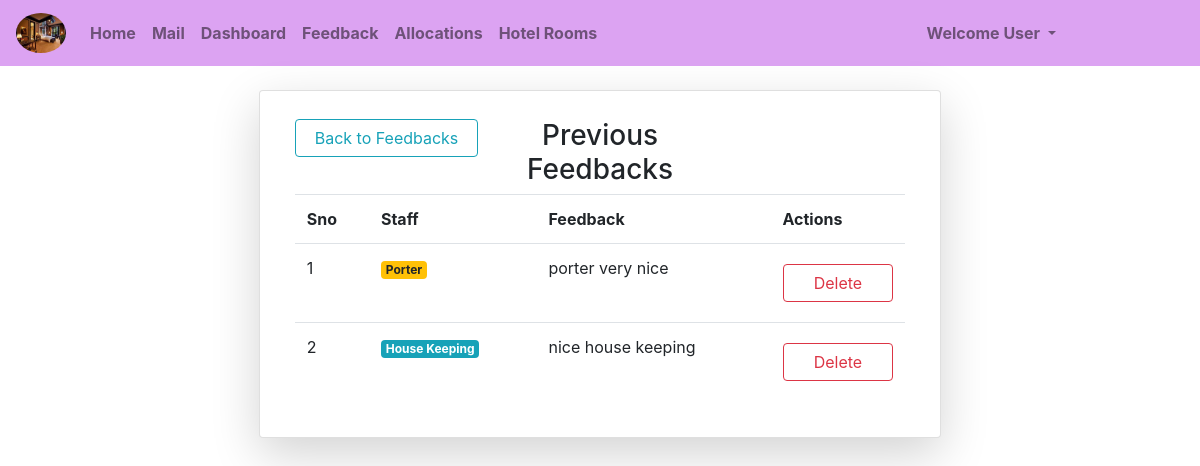
/prevfb/ (signed in), run on the app's committed database.
### hmsapp/models.py (models this page shows)
class User(AbstractUser):
    gn=[
        ('0','---Select Gender---'),
        ('1','Female'),
        ('2','Male')
    ]
    ro1=[
        ('Guest','Guest'),
        ('User','User'),
        ('Staff','Staff'),
    ]
    ro2=[
        ('0','---Select Staff Type---'),
        ('Receptionist','Receptionist'),
        ('House Keeping','House Keeping'),
        ('Porter','Porter'),
        ('Restaurant Staff','Restaurant Staff'),
    ]
    cid=models.CharField(max_length=10,default="")
    gndr=models.CharField(choices=gn,default='0',max_length=10)
    role1=models.CharField(choices=ro1,default='Guest',max_length=10)
    role2=models.CharField(choices=ro2,default='0',max_length=20)
    mbl=models.CharField(max_length=10,default="")
    adrs=models.CharField(max_length=200,default="")
    pfimag=models.ImageField(upload_to='Profiles/',default='prof.png')
    dob=models.DateField(null=True,blank=True)
    pfupd=models.BooleanField(default=False)

class Feedback(models.Model):
    t=[
        ('0','---Select Staff Type---'),
        ('Receptionist','Receptionist'),
        ('House Keeping','House Keeping'),
        ('Porter','Porter'),
        ('Restaurant Staff','Restaurant Staff'),
    ]
    fdtp=models.CharField(choices=t,default='0',max_length=20)
    fd=models.CharField(max_length=200)
    feed=models.ForeignKey(User,on_delete=models.CASCADE)

### hmsapp/views.py (the view)
# urls.py: path('prevfb/',prevfb,name="pfb"),
def prevfb(request):
    k=Feedback.objects.filter(feed_id=request.user.id)
    return render(request,'html/prevfeedback.html',{'m':k})

### templates/html/prevfeedback.html (shortened to what this page needs)
{% extends 'html/base.html' %}
{% block content %}
<div class="container-fluid mt-4">
    <div class="card col-md-7 mx-auto shadow-lg">
        <div class="card-body">
            <div class="row">
                <div class="col">
                    <a href="{% url 'fd' %}" class="form-control my-2 btn btn-outline-info">Back to Feedbacks</a>
                </div>
                <div class="col mt-2">
                    <h3 style="text-align: center;">Previous Feedbacks</h3>
                </div>
                <div class="col"></div>
            </div>
            <table class="table">
                <tr>
                    <th>Sno</th>
                    <th>Staff</th>
                    <th>Feedback</th>
                    <th>Actions</th>
                </tr>
                {% for i in m %}
                    <tr>
                        <td>{{forloop.counter}}</td>
                        <td>
                            {% if i.fdtp == 'Receptionist' %}
                                <p class="badge badge-danger">Receptionist</p>
                            {% elif i.fdtp == 'House Keeping' %}
                                <p class="badge badge-info">House Keeping</p>
                            {% elif i.fdtp == 'Porter' %}
                                <p class="badge badge-warning">Porter</p>
                            {% elif i.fdtp == 'Restaurant Staff' %}
                                <p class="badge badge-primary">Restaurant Staff</p>
                            {% endif %}
                        </td>
                        <td>{{i.fd}}</td>
                        <td>
                            <div class="row">
                                <div class="col">
                                    <a href="{% url 'dfb' i.id %}" class="form-control my-2 btn btn-outline-danger">Delete</a>
                                </div>
                            </div>
                        </td>
                    </tr>
                {% endfor %}
            </table>
        </div>
    </div>
</div>
{% endblock %}

### templates/html/navbar.html (shortened to what this page needs)
{% load static %}
<nav class="navbar navbar-expand-md navbar-light">
    <a class="navbar-brand" href="{% url 'hm' %}">
      <img src="{% static 'images/icons/hotel.jpeg' %}" class="rounded-circle" width="50px" height="40px"></a>
    <div class="collapse navbar-collapse" id="collapsibleNavbar">
      <ul class="navbar-nav">
        {% if not user.is_authenticated %}
        <li class="nav-item">
          <a class="nav-link {% if request.path == '/' %}active{% endif %}" href="{% url 'hm' %}"><b>Home</b></a>
        </li>
        <li class="nav-item">
          <a class="nav-link {% if request.path == '/about/' %}active{% endif %}" href="{% url 'abt' %}"><b>About</b></a>
        </li>
        <li class="nav-item">
          <a class="nav-link {% if request.path == '/contact/' %}active{% endif %}" href="{% url 'cnt' %}"><b>Contact</b></a>
        </li>
        <li class="nav-item">
          <a class="nav-link {% if request.path == '/mail/' %}active{% endif %}" href="{% url 'ml' %}"><b>Mail</b></a>
        </li>
        <li class="nav-item">
            <a class="nav-link {% if request.path == '/register/' %}active{% endif %}" href="{% url 'reg' %}"><b>Register</b></a>
        </li>
        {% else %}
        <li class="nav-item">
            <a class="nav-link {% if request.path == '/' %}active{% endif %}" href="{% url 'hm' %}"><b>Home</b></a>
        </li>
        {% if request.user.role1 == 'Guest' or request.user.role1 == 'User' or request.user.role1 == 'Guest' %}
        {% if not request.user.is_superuser and request.user.role1 == 'Guest' %}
        <li class="nav-item">
          <a class="nav-link {% if request.path == '/mail/' %}active{% endif %}" href="{% url 'ml' %}"><b>Mail</b></a>
        </li>
        <li class="nav-item">
          <a class="nav-link {% if request.path == '/prices/' %}active{% endif %}" href="{% url 'pr' %}"><b>Prices</b></a>
        </li>
        {% elif request.user.role1 == 'User' %}
        <li class="nav-item">
          <a class="nav-link {% if request.path == '/mail/' %}active{% endif %}" href="{% url 'ml' %}"><b>Mail</b></a>
        </li>
        <li class="nav-item">
          <a class="nav-link {% if request.path == '/dashboard/' %}active{% endif %}" href="{% url 'dshbd' %}"><b>Dashboard</b></a>
        </li>
        <li class="nav-item">
          <a class="nav-link {% if request.path == '/feedback/' %}active{% endif %}" href="{% url 'fd' %}"><b>Feedback</b></a>
        </li>
        <li class="nav-item">
          <a class="nav-link {% if request.path == '/roomnum/' %}active{% endif %}" href="{% url 'rn' %}"><b>Allocations</b></a>
        </li>
        <li class="nav-item">
          <a class="nav-link {% if request.path == '/rooms/' %}active{% endif %}" href="{% url 'rmd' %}"><b>Hotel Rooms</b></a>
        </li>
        {% endif %}
        {% endif %}
      {% endif %}
      </ul>
      <ul class="navbar-nav ml-auto" style="margin-right:120px">
        {% if not user.is_authenticated %}
        <li class="nav-item">
          <a class="nav-link {% if request.path == '/login/' %}active{% endif %}" href="{% url 'log' %}"><b>Login</b></a>
        </li>
        {% else %}
        <div class="dropdown">
          <a class="nav-link dropdown-toggle" data-toggle="dropdown">
            <b>
              Welcome {% if user.is_superuser %}
                      Admin
                    {% else %}
                      {{request.user.role1}}
                    {% endif %}
            </b>
          </a>
        </div>
        {% endif %}
      </ul>
    </div>
</nav>

### templates/html/base.html (style rules this page uses)
body { background-image: url("https://i.pinimg.com/originals/fe/3e/4f/fe3e4fa7f5130f8c4ee903b6925e9a80.jpg"); background-repeat:no-repeat; background-size: 1550px 750px; background-attachment: fixed; }
.navbar { background-color:rgb(220, 163, 242); }

### data on the page
User: user.role1 "User"
Feedback: fdtp "Porter", fd "porter very nice"
Feedback: fdtp "House Keeping", fd "nice house keeping"
